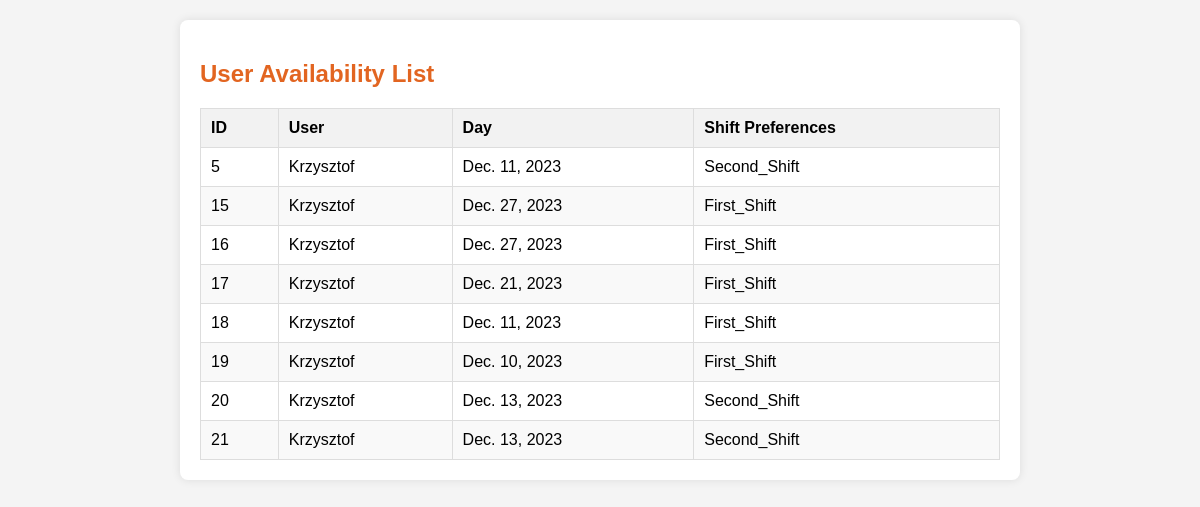
Page /availability_list (signed in) on the earlier database version.
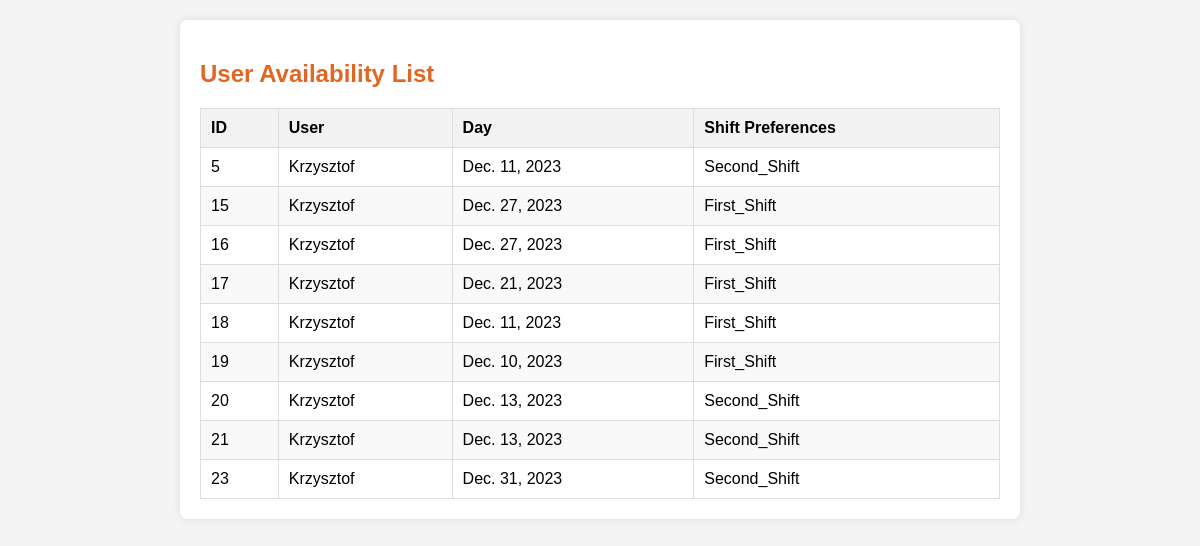
Same page on the later database version.
### viewer/models.py (models this page shows, shortened)
class UserAvailability(models.Model):
    objects = None
    user_availability_id = models.AutoField(primary_key=True)
    user_id = models.ForeignKey(User, on_delete=models.CASCADE)  # Upewnij się, że to pole istnieje
    day = models.DateField(blank=True)
    shift_preferences = models.CharField(max_length=20, choices=SHIFT_CHOICES)

### viewer/views.py (the view)
# urls.py: path('availability_list', views.availability_list, name='availability_list'),
def availability_list(request):
    if request.user.is_staff:
        user_availabilities = UserAvailability.objects.all()
    else:
        user_availabilities = UserAvailability.objects.filter(user_id=request.user)
    context = {
        'user_availabilities': user_availabilities,
    }
    return render(request, 'schedule/availability_list.html', context)

### viewer/templates/schedule/availability_list.html (shortened to what this page needs)
<!DOCTYPE html>
<html lang="en">
<head>
</head>
<body>
<div class="container">
    <h2>User Availability List</h2>
    {% if user_availabilities %}
        <table class="availability-table">
            <thead>
                <tr>
                    <th onclick="sortTable(0)">ID</th>
                    <th onclick="sortTable(1)">User</th>
                    <th onclick="sortTable(2)">Day</th>
                    <th onclick="sortTable(3)">Shift Preferences</th>
                </tr>
            </thead>
            <tbody>
                {% for availability in user_availabilities %}
                    <tr>
                        <td>{{ availability.user_availability_id }}</td>
                        <td>{{ availability.user_id.username }}</td>
                        <td>{{ availability.day }}</td>
                        <td>{{ availability.shift_preferences }}</td>
                    </tr>
                {% endfor %}
            </tbody>
        </table>
    {% else %}
        <p>No availabilities found.</p>
    {% endif %}
</div>
</body>
</html>

Differences in the rows shown:
added UserAvailability: user_availability_id "23", user_id.username "Krzysztof", day "Dec. 31, 2023", shift_preferences "Second_Shift"
